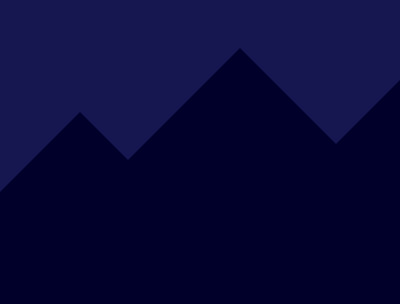

This game map was drawn from its Tiled (.tmx) file and the tilesets committed beside it. A one-line description and the trimmed map source follow:
An orthogonal 25x19 tile map with 16x16 px tiles, 1 tile layer (Tile Layer 1).

<map version="1.0" orientation="orthogonal" width="25" height="19" tilewidth="16" tileheight="16">
 <tileset firstgid="1" name="foreboding1" tilewidth="16" tileheight="16">
  <image source="foreboding1.png" width="192" height="160" />
 </tileset>
 <layer name="Tile Layer 1" width="25" height="19">
  <data>[475 cells, 475 non-empty, 11 distinct tile ids]</data>
 </layer>
</map>
